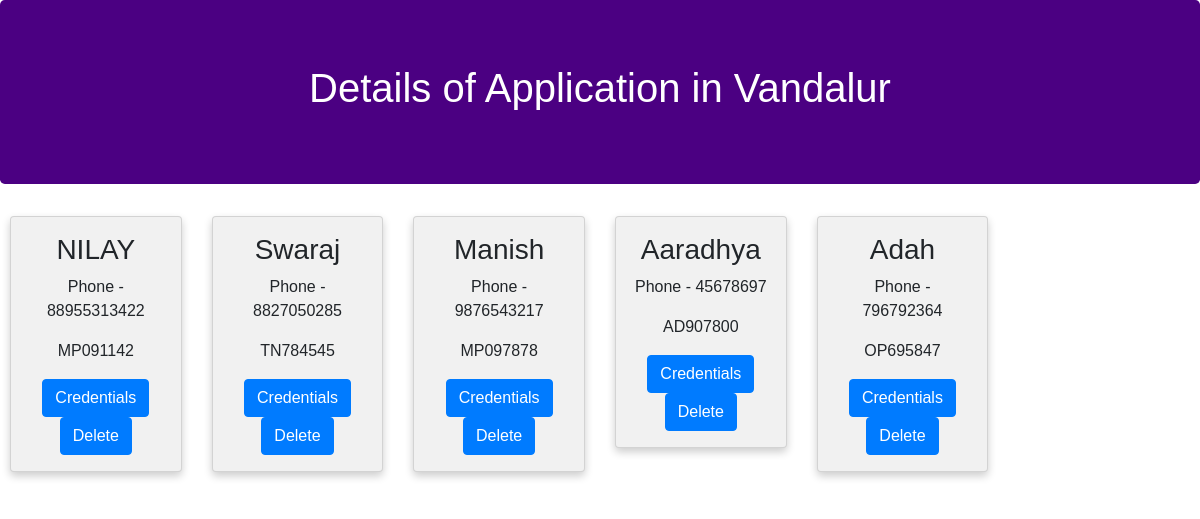
Page /first/1/details/ (signed in) on the committed database.
### first/models.py (models this page shows, shortened)
class Areawise(models.Model):
    name = models.CharField(max_length=100)
    pincode = models.CharField(max_length=100)
    dilvry_pday = models.CharField(max_length=100)

class Person(models.Model):
    areawise = models.ForeignKey(Areawise, on_delete=models.CASCADE)
    p_name = models.CharField(max_length=100, unique=True)
    vehicle = models.CharField(max_length=100, unique=True)
    phone_no = models.CharField(max_length=100, unique=True)

### first/views.py (the view)
# urls.py: url(r'^(?P<area_id>[0-9]+)/details/$', views.Display_detail, name="display"),
@login_required
@Manager_required
def Display_detail(request, area_id):
    p_detail = Person.objects.filter(areawise=area_id)
    n_area = get_object_or_404(Areawise, pk=area_id)
    context = {
        'objects_list': p_detail,
        'Area': n_area
    }
    return render(request, 'first/p_detail.html', context)

### first/templates/first/p_detail.html (shortened to what this page needs)
<!DOCTYPE html>
<html lang="en">
<head>
    <link rel="stylesheet" href="https://maxcdn.bootstrapcdn.com/bootstrap/4.0.0/css/bootstrap.min.css">
</head>
<body>
<center>
    <div class="jumbotron" style="background-color:indigo">
        <h1 style="color:white">Details of Application in {{ Area.name }}</h1>
    </div>
    <div class="row">
            {% for object in objects_list %}
        <div class="col-sm-2" style="padding-bottom:20px">
            <span class="card">
                <h3>{{object.p_name}}</h3>
                <p>Phone - {{ object.phone_no }}</p>
                <p>{{object.vehicle}}</p>
                <a href="{% url 'first:delete' %}" class="btn btn-primary">Credentials</a>
                <a href="#" class="btn btn-primary">Delete</a>
            </span>
        </div>
            {% endfor %}
    </div>
</center>
</body>
</html>

### first/templates/first/p_detail.html (style rules this page uses)
* { box-sizing: border-box; }
body { font-family: Arial, Helvetica, sans-serif; }
.row { margin: 0 -5px; }
.row:after { content: ""; display: table; clear: both; }
.card { display:inline-block; box-shadow: 0 4px 8px 0 rgba(0, 0, 0, 0.2); padding: 16px; text-align: center; background-color: #f1f1f1; }

### rows in the picture
Areawise: name "Vandalur"
Person: p_name "NILAY", phone_no "88955313422", vehicle "MP091142"
Person: p_name "Swaraj", phone_no "8827050285", vehicle "TN784545"
Person: p_name "Manish", phone_no "9876543217", vehicle "MP097878"
Person: p_name "Aaradhya", phone_no "45678697", vehicle "AD907800"
Person: p_name "Adah", phone_no "796792364", vehicle "OP695847"
